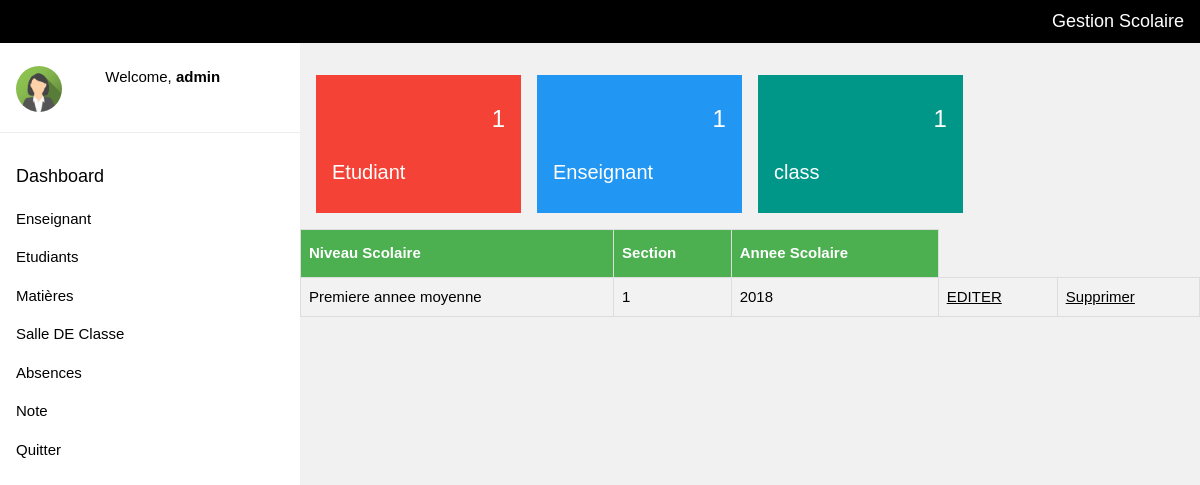
The page /afficherclass.php (signed in) on the database its author committed.
### tables this page shows
CREATE TABLE IF NOT EXISTS `class` (
  `code_class` int(11) NOT NULL AUTO_INCREMENT,
  `nivea_scolaire` varchar(35) NOT NULL,
  `section` varchar(5) NOT NULL,
  `annee_scolaire` year(4) NOT NULL,
  PRIMARY KEY (`code_class`)
);

### afficherclass.php (the view, shortened to what this page needs)
<?php
include("page accueil.php");
$req = "SELECT * FROM class";
$excute = mysqli_query($con,$req) or die (mysqli_error($con));
?>
<!DOCTYPE html>
<html>
<head>
<link rel="stylesheet" type="text/css" href="style table.css">
</head>
<body>
    <table id="customers">
        <tr>
            <th>Niveau Scolaire</th><th>Section</th><th>Annee Scolaire</th>
        </tr>
        <?php  while($info = mysqli_fetch_assoc($excute)) { ?>
        <tr>
              <td><?php echo($info['nivea_scolaire'])  ?> </td>
              <td><?php echo($info['section'])  ?> </td>
              <td><?php echo($info['annee_scolaire'])  ?> </td>
              <td><a href ="editclass.php ?code=<?php echo($info['code_class'])  ?>"> EDITER </a> </td>
              <td><a href ="supprimerclass.php ?code=<?php echo($info['code_class'])  ?>"> Supprimer </a> </td>
        </tr>
        <?php } ?>
    </table>
</body>
</html>

### style1.css (style rules this page uses)
html { box-sizing:border-box }
*,*:before,*:after { box-sizing:inherit }
html { -ms-text-size-adjust:100%;-webkit-text-size-adjust:100% }
body { margin:0 }
a { background-color:transparent;-webkit-text-decoration-skip:objects }
html,body { font-family:Verdana,sans-serif;font-size:15px;line-height:1.5 }
html { overflow-x:hidden }
a { color:inherit }
.w3-light-grey,.w3-hover-light-grey:hover,.w3-light-gray,.w3-hover-light-gray:hover { color:#000!important;background-color:#f1f1f1!important }

### style table.css (style rules this page uses)
#customers { font-family: "Trebuchet MS", Arial, Helvetica, sans-serif; border-collapse: collapse; width: 100%; }
#customers td, #customers th { border: 1px solid #ddd; padding: 8px; }
#customers tr:nth-child(even) { background-color: #f2f2f2; }
#customers th { padding-top: 12px; padding-bottom: 12px; text-align: left; background-color: #4CAF50; color: white; }

### page accueil.php (style rules this page uses)
html,body,h1,h2,h3,h4,h5 { font-family: "Raleway", sans-serif }

### rows shown on the page
class: nivea_scolaire "Premiere annee moyenne", section "1", annee_scolaire "2018"

### other values the page prints
$type_user "admin"
$i "1"
